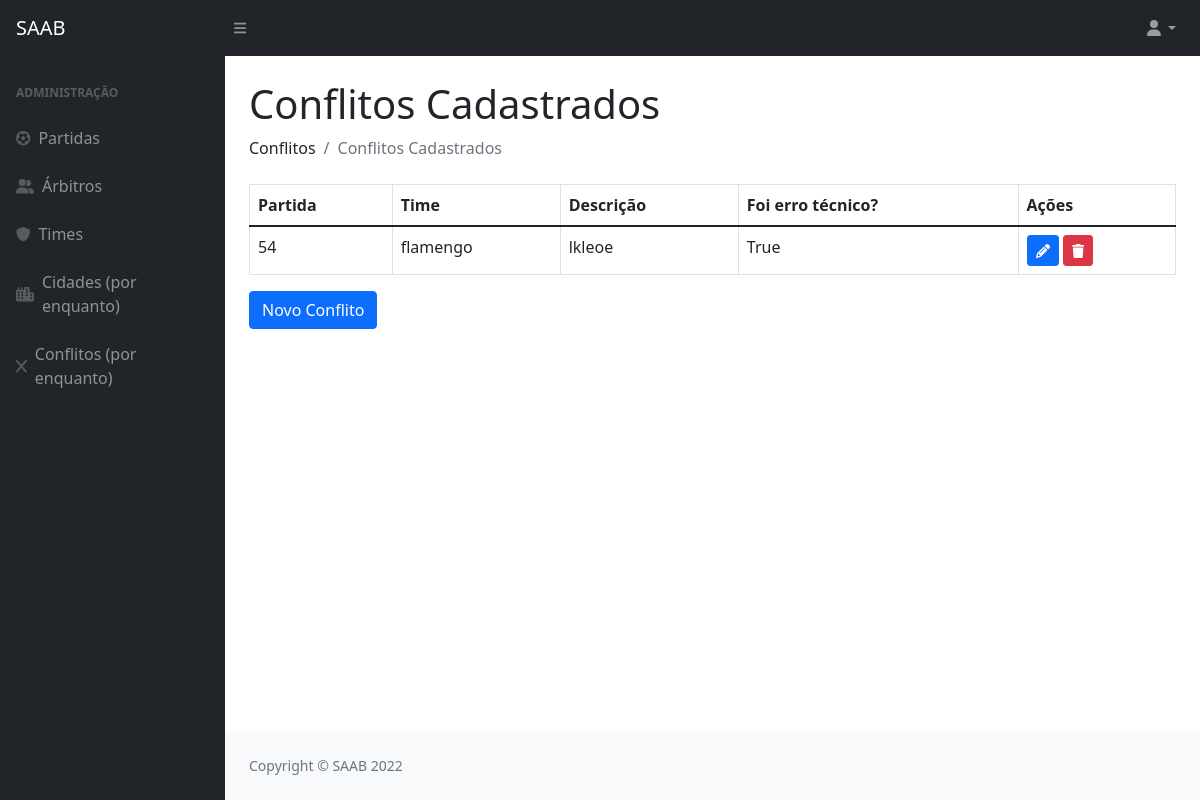
The page /conflitos/ on the database as committed earlier.
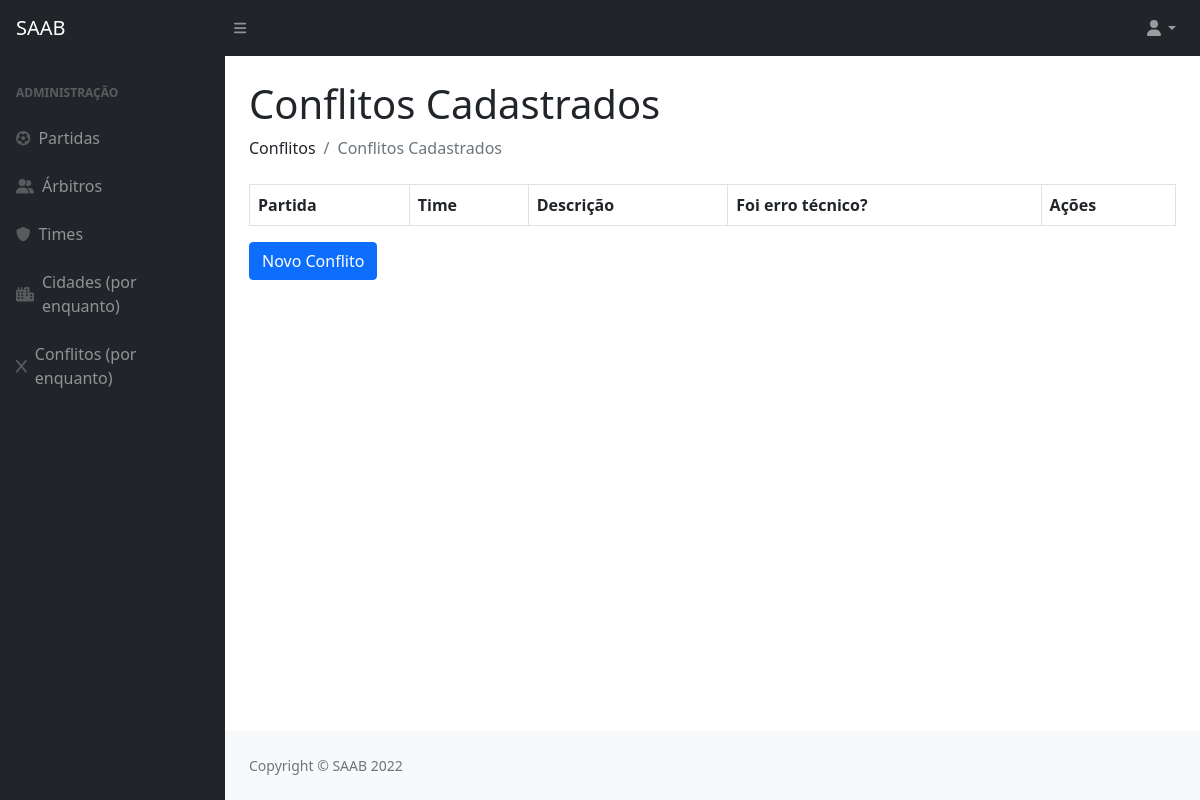
The same page on the database as committed later.
### privado/models.py (models this page shows)
class Conflito(models.Model):
    codigo = models.AutoField(primary_key=True)
    partida = models.ForeignKey(Partida, on_delete=models.CASCADE)
    arbitro = models.ForeignKey(Arbitro, on_delete=models.CASCADE)
    time = models.ForeignKey(Time, on_delete=models.CASCADE)
    descricao = models.TextField(max_length=260)
    errotecnico = models.BooleanField()

class Partida(models.Model):
    codigo = models.AutoField(primary_key=True)
    usuario = models.ForeignKey(Usuario, on_delete=models.CASCADE)
    arbitro = models.ForeignKey(Arbitro, on_delete=models.CASCADE)
    visitante  = models.ForeignKey(Time, on_delete=models.CASCADE, related_name='visitante')
    local  = models.ForeignKey(Time, on_delete=models.CASCADE, related_name='local')
    data = models.DateField()
    def __str__(self):
        return str(self.codigo)

class Time(models.Model):
    codigo = models.AutoField(primary_key=True)
    nome = models.CharField(max_length=100)
    cidade = models.ForeignKey(Cidade, on_delete=models.CASCADE)
    def __str__(self):
        return (self.nome)

### privado/views.py (the view)
# urls.py: path('conflitos/', conflitos , name="url_conflitos"),
def conflitos(request):
    conflito = Conflito.objects.all()
    parametros = {"conflito": conflito}
    return render(request, "SAAB/conflitos.html", parametros)

### privado/templates/SAAB/conflitos.html (shortened to what this page needs)
{% extends 'SAAB/layout.html' %}
{% block conteudo %}
{% load static %}
{% load crispy_forms_tags %}
<!DOCTYPE html>
<html lang="en">
    <head>
    </head>
    <body>
      <h1 class="mt-4">Conflitos Cadastrados</h1>
      <ol class="breadcrumb mb-4">
        <li class="breadcrumb-item">Conflitos</li>
        <li class="breadcrumb-item active">Conflitos Cadastrados</li>
      </ol>
      <table class="table table-bordered">
        <thead>
          <tr>
            <th>Partida</th>
            <th>Time</th>
            <th>Descrição</th>
            <th>Foi erro técnico?</th>
            <th>Ações</th>
          </tr>
        </thead>
        {% for i in conflito %}
        <tr>
          <td>{{ i.partida }}</td>
          <td>{{ i.time }}</td>
          <td>{{ i.descricao }}</td>
          <td>{{ i.errotecnico }}</td>
          <td>
            <a href="{% url 'url_updateConflito' i.codigo %}"><button class="btn btn-primary btn-sm"><i class="fas fa-pencil"></i></button></a>
            <a href="{% url 'url_deleteConflito' i.codigo %}"><button class="btn btn-danger btn-sm"><i class="fas fa-trash"></i></button></a>
          </td>
        </tr>
        {% endfor %}
      </table>
      <a href="{% url 'url_formConflito' %}"><button  class="btn btn-primary">Novo Conflito</button></a>
    </body>
  </html>
{% endblock %}

Rows that differ between the two databases and show on the page:
removed Conflito: partida "54", time "flamengo", descricao "lkleoe", errotecnico "True"
